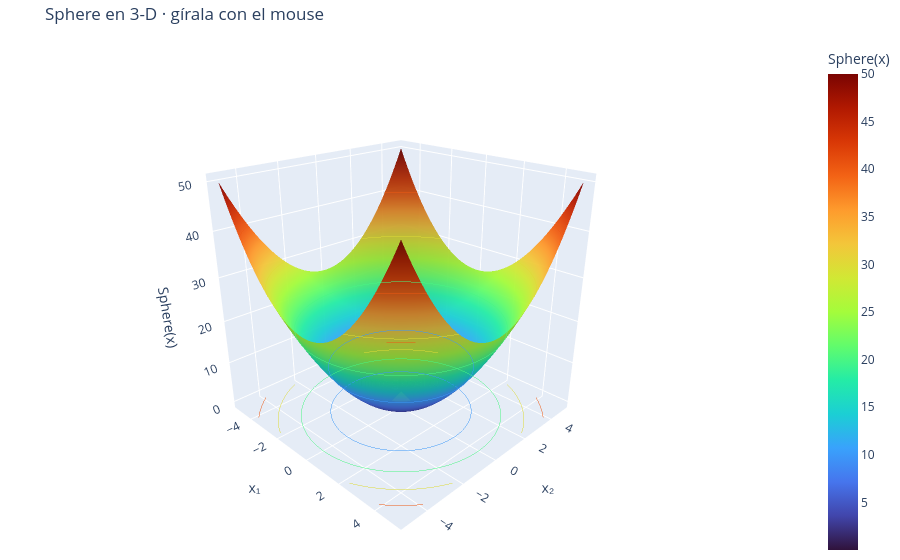

The code cell stored with this chart in its notebook:
### Markdown cell above
👀 **La forma de la función.** Antes de optimizar, mírala completa. **Gírala con el mouse** (arrastra), acércate con la rueda y fíjate: tiene **un solo valle**, sin hoyos. Eso es una función **convexa**: desde cualquier punto, bajar la cuesta lleva al mínimo global, el rombo dorado en (0, 0). Ackley, más adelante, será muy distinta.

### Code cell
hidra.superficie_3d(Sphere, lim=(-5, 5), nombre='Sphere')      # 3-D interactiva: se gira con el mouse

### Figure 1 — Plotly figure (JSON) as saved in the notebook; plotly's stock layout.template omitted (floating-point values rounded to 4 significant figures; data arrays with more than 128 entries replaced by an {"elided": "..."} marker saying what was removed)
{"data": [{"colorbar": {"title": {"text": "Sphere(x)"}}, "colorscale": [[0.0, "#30123b"], [0.07143, "#4145ab"], [0.1429, "#4675ed"], [0.2143, "#39a2fc"], [0.2857, "#1bcfd4"], [0.3571, "#24eca6"], [0.4286, "#61fc6c"], [0.5, "#a4fc3b"], [0.5714, "#d1e834"], [0.6429, "#f3c63a"], [0.7143, "#fe9b2d"], [0.7857, "#f36315"], [0.8571, "#d93806"], [0.9286, "#b11901"], [1.0, "#7a0402"]], "contours": {"z": {"project": {"z": true}, "show": true, "usecolormap": true}}, "opacity": 0.95, "type": "surface", "x": {"elided": "80x80 float values"}, "y": {"elided": "80x80 float values"}, "z": {"elided": "80x80 float values"}}, {"marker": {"color": "gold", "line": {"color": "black", "width": 2}, "size": 7, "symbol": "diamond"}, "mode": "markers+text", "showlegend": false, "text": ["mínimo global (0, 0)"], "textposition": "top center", "type": "scatter3d", "x": [0], "y": [0], "z": [0.0]}], "layout": {"height": 560, "margin": {"b": 0, "l": 0, "r": 0, "t": 40}, "scene": {"camera": {"eye": {"x": 1.6, "y": -1.6, "z": 1.0}}, "xaxis": {"title": {"text": "x₁"}}, "yaxis": {"title": {"text": "x₂"}}, "zaxis": {"title": {"text": "Sphere(x)"}}}, "title": {"text": "Sphere en 3-D · gírala con el mouse"}}}
